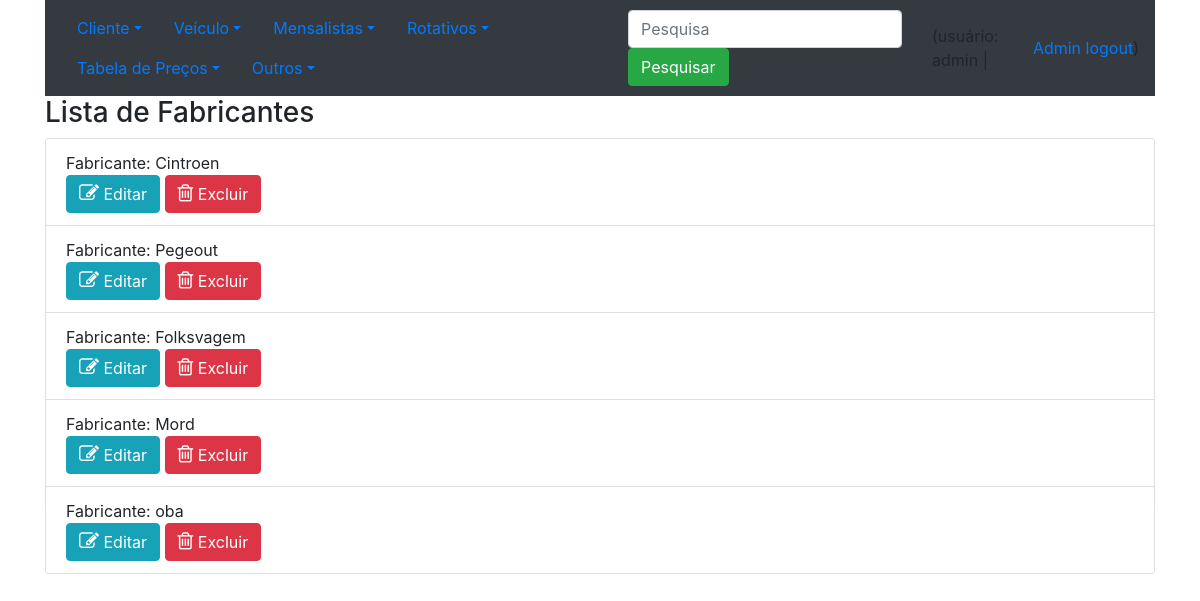
The app's page /lista_fabricantes/ (signed in) with its own data.
### core/models.py (models this page shows, shortened)
class Fabricante(models.Model):
    descricao = models.CharField(max_length=30, verbose_name='Descrição')
    class Meta:
        verbose_name_plural = 'Fabricantes'

### core/views.py (the view)
@login_required()
def lista_fabricantes (request):
    if request.user.is_staff:
        dados = Fabricante.objects.all()
        if request.POST:
            if request.POST['i_pesquisa']:
                dados = Fabricante.objects.filter(descricao=request.POST['i_pesquisa'])
        contexto = {'dados': dados}
        return render(request, 'core/lista_fabricantes.html', contexto)
    else:
        contexto = {'string': 'Voce não tem permissao para executar esta operação. Procure seu chefe.', 'url': '/'}
        return render(request, 'core/mensagem.html', contexto)

### core/templates/core/lista_fabricantes.html (shortened to what this page needs)
{% extends 'base.html' %}
{% block main %}
<h3> Lista de Fabricantes</h3>
    <ul class="list-group">
        {% for i in dados %}
            <li class="list-group-item">
                Fabricante: {{i.descricao}} <br>
                <a class="btn btn-info" href = "/altera_fabricante/{{ i.id }}/">
                    <i class="fa fa-edit" style="font-size:20px;color:white;"></i>
                    Editar</a>
                <a class="btn btn-danger" href = "/exclua_fabricante/{{ i.id }}/">
                    <i class="fa fa-trash-o" style="font-size:20px;color:white;"></i>
                    Excluir</a><br>
            </li>
        {% endfor %}
    </ul>
{% endblock %}

### templates/base.html (shortened to what this page needs)
<!DOCTYPE html>
<html lang="en">
<head>
    <link rel="stylesheet" href="https://cdn.jsdelivr.net/npm/bootstrap@4.6.1/dist/css/bootstrap.min.css">
    <link rel="stylesheet" href="https://cdnjs.cloudflare.com/ajax/libs/font-awesome/4.7.0/css/font-awesome.min.css">
</head>
<body>
    <div class="container">
        <nav class="navbar navbar-expand-sm bg-dark navbar-dark">
          <ul class="nav nav-pills">
            <li class="nav-item dropdown">
              <a class="nav-link dropdown-toggle" data-toggle="dropdown" href="#">Cliente</a>
            </li>
            <li class="nav-item dropdown">
              <a class="nav-link dropdown-toggle" data-toggle="dropdown" href="#">Veículo</a>
            </li>
            <li class="nav-item dropdown">
              <a class="nav-link dropdown-toggle" data-toggle="dropdown" href="#">Mensalistas</a>
            </li>
            <li class="nav-item dropdown">
              <a class="nav-link dropdown-toggle" data-toggle="dropdown" href="#">Rotativos</a>
            </li>
            <li class="nav-item dropdown">
              <a class="nav-link dropdown-toggle" data-toggle="dropdown" href="#">Tabela de Preços</a>
            </li>
            <li class="nav-item dropdown">
              <a class="nav-link dropdown-toggle" data-toggle="dropdown" href="#">Outros</a>
            </li>
          </ul>
<form class="form-inline" method="post">
    <input  class="form-control mr-sm-2" type="text" placeholder="Pesquisa" name="i_pesquisa">
    <button class="btn btn-success" type="submit">Pesquisar</button>
</form>
                {% if user.get_username %}
                    (usuário: {{ user.get_username }} | <a href="/admin/">Admin</a> &nbsp;
                                                        <a href="/accounts/logout/">logout</a>)<br>
                {% else%}
                    (usuário não autenticado | <a href="/admin/">Admin</a> &nbsp;
                                                <a href="/accounts/login/">Login</a> &nbsp;
                                                <a href='/accounts/registrar/'>Registrar</a>)<br>
                {% endif %}
        </nav>
        {% block main %}
        {% endblock %}
    </div>
</body>
</html>

### records on screen
Fabricante: descricao "Cintroen"
Fabricante: descricao "Pegeout"
Fabricante: descricao "Folksvagem"
Fabricante: descricao "Mord"
Fabricante: descricao "oba"

### other values on screen
{{ user.get_username }} "admin"
